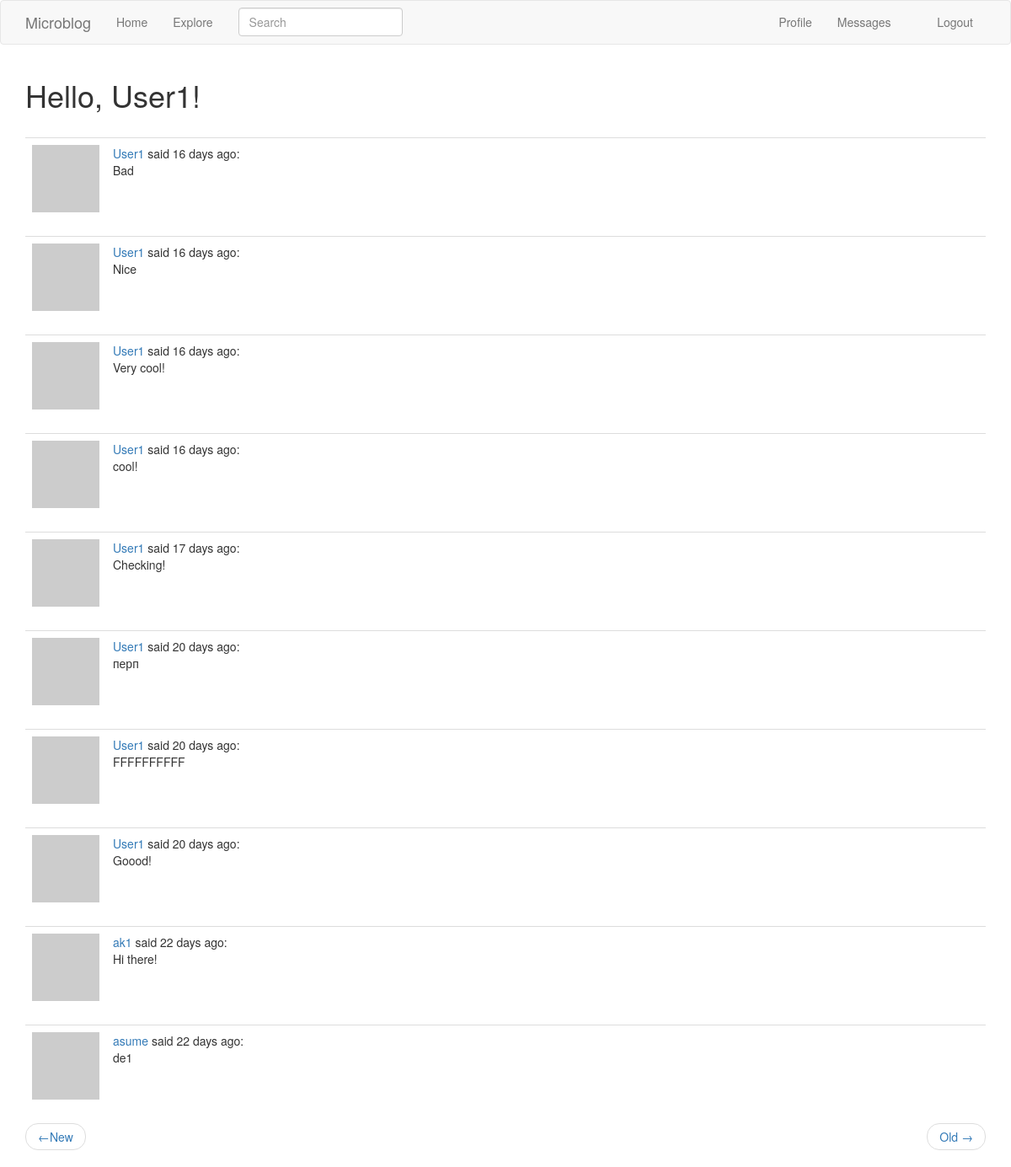
The page /explore?page=2 (signed in) on the database its author committed.
### app/models.py (models this page shows, shortened)
class User(UserMixin, db.Model):
    id                      = db.Column(db.Integer, primary_key=True)
    username                = db.Column(db.String(64), index=True, unique=True)
    email                   = db.Column(db.String(120), index=True, unique=True)
    password_hash           = db.Column(db.String(128))
    about_me                = db.Column(db.String(140))
    last_seen               = db.Column(db.DateTime, default=datetime.utcnow)
    last_message_read_time  = db.Column(db.DateTime)
    posts       = db.relationship('Post', backref='author', lazy='dynamic')
    followed    = db.relationship('User', secondary=followers,
                                primaryjoin=(followers.c.follower_id == id),
                                secondaryjoin=(followers.c.followed_id == id),
                                backref=db.backref('followers', lazy='dynamic'),
                                lazy='dynamic')
    messages_sent = db.relationship('Message',
                                    foreign_keys='Message.sender_id',
                                    backref='author',
                                    lazy='dynamic')
    messages_recieved = db.relationship('Message',
                                        foreign_keys='Message.recipient_id',
                                        backref='recipient',
                                        lazy='dynamic')
    notifications = db.relationship('Notification', backref='user', lazy='dynamic')
    def avatar(self, size):
        digest = md5(self.email.lower().encode('utf-8')).hexdigest()
        return 'https://www.gravatar.com/avatar/{}?d=identicon&s={}'.format(digest, size)
    def new_messages(self):
        last_read_time = self.last_message_read_time or datetime(1900, 1, 1)
        return Message.query.filter_by(recipient=self).filter(Message.timestamp > last_read_time).count()

class SearchableMixin(object):
    @classmethod
    def before_commit(cls, session):
        session._changes = {
            'add': list(session.new),
            'update': list(session.dirty),
            'delete': list(session.deleted)
        }
    @classmethod
    def after_commit(cls, session):
        for obj in session._changes['add']:
            if isinstance(obj, SearchableMixin):
                add_to_index(obj.__tablename__, obj)
        for obj in session._changes['update']:
            if isinstance(obj, SearchableMixin):
                add_to_index(obj.__tablename__, obj)
        for obj in session._changes['delete']:
            if isinstance(obj, SearchableMixin):
                remove_from_index(obj.__tablename__, obj)
        session._changes = None

class Post(SearchableMixin, db.Model):
    __searchable__ = ['body']
    id          = db.Column(db.Integer, primary_key=True)
    body        = db.Column(db.String(140))
    timestamp   = db.Column(db.DateTime, index=True, default=datetime.utcnow)
    user_id     = db.Column(db.Integer, db.ForeignKey('user.id'))
    language    = db.Column(db.String(5))

### app/main/routes.py (the view)
@bp.route('/explore')
@login_required
def explore():
    page = request.args.get('page', 1, type=int)
    posts = Post.query.order_by(Post.timestamp.desc()).paginate(page, current_app.config['POST_PER_PAGE'], False)
    next_url    = url_for('main.explore', page=posts.next_num) if posts.has_next else None
    prev_url    = url_for('main.explore', page=posts.prev_num) if posts.has_prev else None
    return render_template('index.html', title=_('Explore'), posts=posts.items, next_url=next_url, prev_url=prev_url)

### app/main/forms.py
class SearchForm(FlaskForm):
    q = StringField(_l('Search'), validators=[DataRequired()])
    def __init__(self, *args, **kwargs):
        if 'formdata' not in kwargs:
            kwargs['formdata'] = request.args
        if 'csrf_enabled' not in kwargs:
            kwargs['csrf_enabled'] = False
        super(SearchForm, self).__init__(*args, **kwargs)

### app/main/routes.py (called while the page is built)
@bp.before_app_request
def before_request():
    if current_user.is_authenticated:
        current_user.last_seen = datetime.utcnow()
        db.session.commit()
        g.search_form = SearchForm()
    g.locale = str(get_locale())

### app/models.py (called while the page is built)
@login.user_loader
def load_user(id):
    return User.query.get(int(id))

### app/templates/index.html (shortened to what this page needs)
{% extends 'base.html' %}
{% import 'bootstrap/wtf.html' as wtf %}
{% block app_content %}
    <h1> Hello, {{ current_user.username }}!</h1>
    <br>
    {% for post in posts %}
        {% include '_post.html' %}
    {% endfor %}
    <nav aria-label="...">
        <ul class="pager">
            <li class="previous{% if not prev_url %} disabled{% endif %}">
                <a href="{{ prev_url or '#' }}">
                    <span aria-hidden="true">&larr;</span>New
                </a>
            </li>
            <li class="next{% if not next_url %} disabled{% endif %}">
                <a href="{{ next_url or '#' }}">
                    Old <span aria-hidden="true">&rarr;</span>
                </a>
            </li>
        </ul>
    </nav>
{% endblock %}

### app/templates/_post.html (shortened to what this page needs)
<table class="table table-hover">
    <tr>
        <td width='50px'>
            <a href="{{ url_for('main.user', username=post.author.username) }}">
                <img src="{{ post.author.avatar(50) }}" />
            </a>
        </td>
        <td>
            <span class="user_popup">
                <a href="{{ url_for('main.user', username=post.author.username) }}">{{ post.author.username }}</a>
            </span>
            said {{ moment(post.timestamp).fromNow() }}:
            <br><span id="post{{ post.id }}">{{ post.body }}</span>
        </td>
    </tr>
</table>

### rows shown on the page
User: username "User1"
Post: author.username "User1", timestamp "16 days ago", body "Bad"
Post: author.username "User1", timestamp "16 days ago", body "Nice"
Post: author.username "User1", timestamp "16 days ago", body "Very cool!"
Post: author.username "User1", timestamp "16 days ago", body "cool!"
Post: author.username "User1", timestamp "17 days ago", body "Checking!"
Post: author.username "User1", timestamp "20 days ago", body "перп"
Post: author.username "User1", timestamp "20 days ago", body "FFFFFFFFFF"
Post: author.username "User1", timestamp "20 days ago", body "Goood!"
Post: author.username "ak1", timestamp "22 days ago", body "Hi there!"
Post: author.username "asume", timestamp "22 days ago", body "de1"
